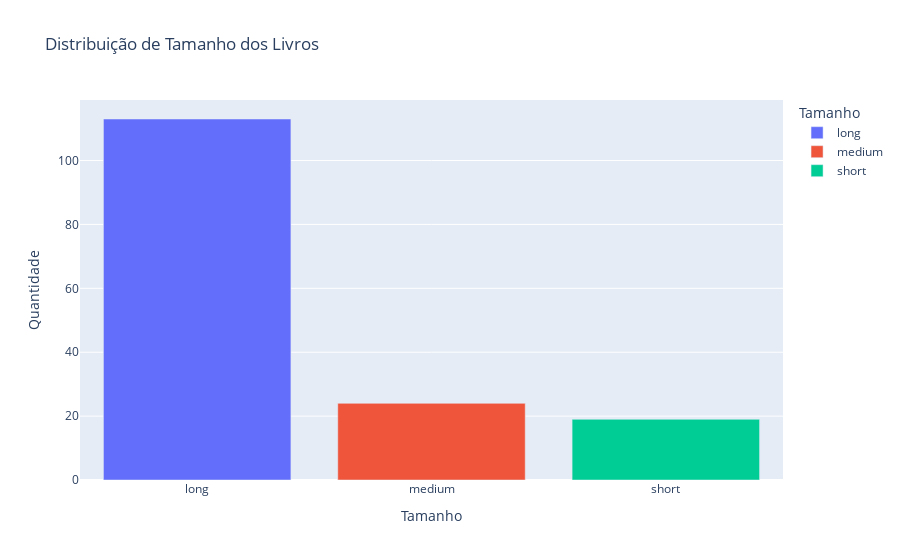

The notebook cell this image was saved under:
### Code cell
df_size = df.dropna(subset=['book_size'])

fig = px.bar(df_size['book_size'].value_counts().reset_index(), 
             x='book_size', 
             y='count',
             title='Distribuição de Tamanho dos Livros',
             labels={'book_size': 'Tamanho', 'count': 'Quantidade'},
             color='book_size')

fig.show()

### Figure 1 — Plotly figure (JSON) as saved in the notebook; plotly's stock layout.template omitted (floating-point values rounded to 4 significant figures)
{"data": [{"hovertemplate": "Tamanho=%{x}<br>Quantidade=%{y}<extra></extra>", "legendgroup": "long", "marker": {"color": "#636efa", "pattern": {"shape": ""}}, "name": "long", "orientation": "v", "showlegend": true, "textposition": "auto", "type": "bar", "x": ["long"], "xaxis": "x", "y": [113], "yaxis": "y"}, {"hovertemplate": "Tamanho=%{x}<br>Quantidade=%{y}<extra></extra>", "legendgroup": "medium", "marker": {"color": "#EF553B", "pattern": {"shape": ""}}, "name": "medium", "orientation": "v", "showlegend": true, "textposition": "auto", "type": "bar", "x": ["medium"], "xaxis": "x", "y": [24], "yaxis": "y"}, {"hovertemplate": "Tamanho=%{x}<br>Quantidade=%{y}<extra></extra>", "legendgroup": "short", "marker": {"color": "#00cc96", "pattern": {"shape": ""}}, "name": "short", "orientation": "v", "showlegend": true, "textposition": "auto", "type": "bar", "x": ["short"], "xaxis": "x", "y": [19], "yaxis": "y"}], "layout": {"barmode": "relative", "legend": {"title": {"text": "Tamanho"}, "tracegroupgap": 0}, "title": {"text": "Distribuição de Tamanho dos Livros"}, "xaxis": {"anchor": "y", "categoryarray": ["long", "medium", "short"], "categoryorder": "array", "domain": [0, 1], "title": {"text": "Tamanho"}}, "yaxis": {"anchor": "x", "domain": [0, 1], "title": {"text": "Quantidade"}}}}
